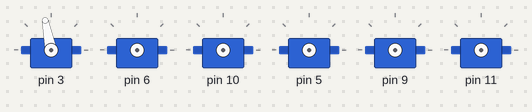
Bench run of a sketch on a simulated Arduino Uno, built with avr-gcc and run on an emulated ATmega328P. Parts: 6 × servo.

Above: at 0.05 s.
At 0.3 s:
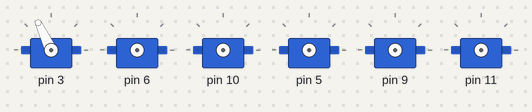
At 0.45 s:
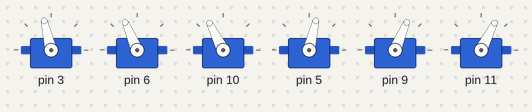
At 0.6 s:
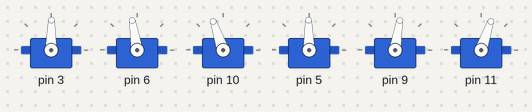
At 0.9 s:
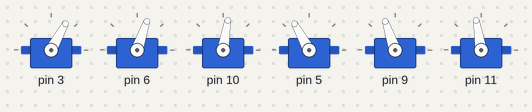
At 1.2 s:
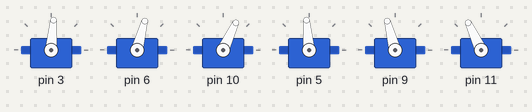
Timing chart, 0 to 3.1 s (numbered marks = the images above):
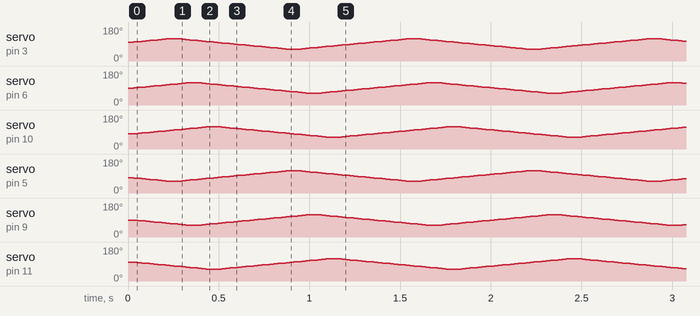

The sketch:

NanoTest3.ino
```cpp
#include <Servo.h>

//(2,15)(1,5)(1,15) CONTROL PARAMETERS
int rotSpeed = 2, rotDelay = 15;
int rotSpeedLeft = 1,rotDelayLeft = 10;
int rotSpeedRight = -1,rotDelayRight = 10;
int medianAngle = 90;
int amplitude=60;
int maxAngle = medianAngle + (amplitude/2),minAngle = medianAngle - (amplitude/2);
int servoLeft[3]={3,6,10};
int servoRight[3]={5,9,11};
int startPosLeft[3] = {100,90,80};
int startPosRight[3] = {80,90,100};
const bool finSideLeft = 0, finSideRight = 1;
//

class servoClass
{
  Servo servo;
  int pos;
  int increment;
  int updateInterval;
  unsigned long lastUpdate;
public:
  servoClass(int startPos, int finSide)
  {
    pos = startPos;
    if(finSide == 0)
    {
      updateInterval = rotDelayLeft;
      increment = rotSpeedLeft;
    }
    else
    {
      updateInterval = rotDelayRight;
      increment = rotSpeedRight;
    }
  }
  void Attach(int pin)
  {
    servo.attach(pin);
    servo.write(pos);
    delay(5);
  }
  void Update()
  {
    if((millis() - lastUpdate) > updateInterval)
    {
      lastUpdate = millis();
      pos += increment;
      servo.write(pos);
      if ((pos >= maxAngle) || (pos <= minAngle))
      {
        increment = -increment;
      }
    }
  }
};

//LEFT OBJECTS
servoClass serObjectL0(startPosLeft[0],finSideLeft);
servoClass serObjectL1(startPosLeft[1],finSideLeft);
servoClass serObjectL2(startPosLeft[2],finSideLeft);

//RIGHT OBJECTS
servoClass serObjectR0(startPosRight[0],finSideRight);
servoClass serObjectR1(startPosRight[1],finSideRight);
servoClass serObjectR2(startPosRight[2],finSideRight);


void setup()
{
  //LEFT ATTACHMENT
  serObjectL0.Attach(servoLeft[0]);
  serObjectL1.Attach(servoLeft[1]);
  serObjectL2.Attach(servoLeft[2]);

  //RIGHT ATTACHMENT
  serObjectR0.Attach(servoRight[0]);
  serObjectR1.Attach(servoRight[1]);
  serObjectR2.Attach(servoRight[2]);
}
void loop()
{
  serObjectL0.Update();
  serObjectR0.Update();

  serObjectL1.Update();
  serObjectR1.Update();

  serObjectL2.Update();
  serObjectR2.Update();
}
```
